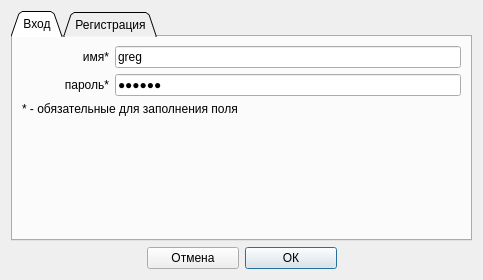
<?xml version="1.0" encoding="UTF-8"?>
<ui version="4.0">
 <class>LoginDialog</class>
 <widget class="QDialog" name="LoginDialog">
  <property name="geometry">
   <rect>
    <x>0</x>
    <y>0</y>
    <width>483</width>
    <height>278</height>
   </rect>
  </property>
  <property name="windowTitle">
   <string>Вход</string>
  </property>
  <layout class="QVBoxLayout" name="verticalLayout_5">
   <item>
    <layout class="QVBoxLayout" name="verticalLayout_4">
     <item>
      <widget class="QTabWidget" name="tabWidget">
       <property name="tabShape">
        <enum>QTabWidget::Triangular</enum>
       </property>
       <property name="currentIndex">
        <number>0</number>
       </property>
       <widget class="QWidget" name="tabLogin">
        <attribute name="title">
         <string>Вход</string>
        </attribute>
        <layout class="QVBoxLayout" name="verticalLayout_3">
         <item>
          <layout class="QVBoxLayout" name="verticalLayout1">
           <item>
            <layout class="QVBoxLayout" name="verticalLayout_2">
             <item>
              <layout class="QHBoxLayout" name="horizontalLayout1_1" stretch="1,4">
               <item>
                <widget class="QLabel" name="label">
                 <property name="sizePolicy">
                  <sizepolicy hsizetype="Expanding" vsizetype="Fixed">
                   <horstretch>0</horstretch>
                   <verstretch>0</verstretch>
                  </sizepolicy>
                 </property>
                 <property name="text">
                  <string>имя*</string>
                 </property>
                 <property name="alignment">
                  <set>Qt::AlignRight|Qt::AlignTrailing|Qt::AlignVCenter</set>
                 </property>
                </widget>
               </item>
               <item>
                <widget class="QLineEdit" name="lineEditLogin">
                 <property name="text">
                  <string>greg</string>
                 </property>
                 <property name="cursorPosition">
                  <number>4</number>
                 </property>
                </widget>
               </item>
              </layout>
             </item>
             <item>
              <layout class="QHBoxLayout" name="horizontalLayout1_2" stretch="1,4">
               <item>
                <widget class="QLabel" name="label_2">
                 <property name="sizePolicy">
                  <sizepolicy hsizetype="Expanding" vsizetype="Fixed">
                   <horstretch>0</horstretch>
                   <verstretch>0</verstretch>
                  </sizepolicy>
                 </property>
                 <property name="layoutDirection">
                  <enum>Qt::LeftToRight</enum>
                 </property>
                 <property name="text">
                  <string>пароль*</string>
                 </property>
                 <property name="alignment">
                  <set>Qt::AlignRight|Qt::AlignTrailing|Qt::AlignVCenter</set>
                 </property>
                </widget>
               </item>
               <item>
                <widget class="QLineEdit" name="lineEditPassword">
                 <property name="text">
                  <string>qwerty</string>
                 </property>
                 <property name="echoMode">
                  <enum>QLineEdit::Password</enum>
                 </property>
                 <property name="cursorPosition">
                  <number>6</number>
                 </property>
                </widget>
               </item>
              </layout>
             </item>
            </layout>
           </item>
           <item>
            <widget class="QLabel" name="label_8">
             <property name="text">
              <string>* - обязательные для заполнения поля</string>
             </property>
            </widget>
           </item>
           <item>
            <spacer name="verticalSpacer">
             <property name="orientation">
              <enum>Qt::Vertical</enum>
             </property>
             <property name="sizeHint" stdset="0">
              <size>
               <width>20</width>
               <height>40</height>
              </size>
             </property>
            </spacer>
           </item>
          </layout>
         </item>
        </layout>
       </widget>
       <widget class="QWidget" name="tabReg">
        <attribute name="title">
         <string>Регистрация</string>
        </attribute>
        <layout class="QVBoxLayout" name="verticalLayout">
         <item>
          <layout class="QHBoxLayout" name="horizontalLayout2_1" stretch="1,4">
           <item>
            <widget class="QLabel" name="label_4">
             <property name="sizePolicy">
              <sizepolicy hsizetype="Expanding" vsizetype="Preferred">
               <horstretch>0</horstretch>
               <verstretch>0</verstretch>
              </sizepolicy>
             </property>
             <property name="text">
              <string>login*</string>
             </property>
             <property name="alignment">
              <set>Qt::AlignRight|Qt::AlignTrailing|Qt::AlignVCenter</set>
             </property>
            </widget>
           </item>
           <item>
            <widget class="QLineEdit" name="lineEditRegLogin">
             <property name="text">
              <string>kgg</string>
             </property>
             <property name="frame">
              <bool>true</bool>
             </property>
             <property name="cursorPosition">
              <number>3</number>
             </property>
             <property name="placeholderText">
              <string/>
             </property>
            </widget>
           </item>
          </layout>
         </item>
         <item>
          <layout class="QHBoxLayout" name="horizontalLayout2_2" stretch="1,4">
           <item>
            <widget class="QLabel" name="label_6">
             <property name="sizePolicy">
              <sizepolicy hsizetype="Expanding" vsizetype="Preferred">
               <horstretch>0</horstretch>
               <verstretch>0</verstretch>
              </sizepolicy>
             </property>
             <property name="text">
              <string>Имя</string>
             </property>
             <property name="alignment">
              <set>Qt::AlignRight|Qt::AlignTrailing|Qt::AlignVCenter</set>
             </property>
            </widget>
           </item>
           <item>
            <widget class="QLineEdit" name="lineEditName">
             <property name="text">
              <string>Greg</string>
             </property>
             <property name="cursorPosition">
              <number>4</number>
             </property>
            </widget>
           </item>
          </layout>
         </item>
         <item>
          <layout class="QHBoxLayout" name="horizontalLayout2_7" stretch="1,4">
           <item>
            <widget class="QLabel" name="label_11">
             <property name="sizePolicy">
              <sizepolicy hsizetype="Expanding" vsizetype="Preferred">
               <horstretch>0</horstretch>
               <verstretch>0</verstretch>
              </sizepolicy>
             </property>
             <property name="text">
              <string>Фамилия</string>
             </property>
             <property name="alignment">
              <set>Qt::AlignRight|Qt::AlignTrailing|Qt::AlignVCenter</set>
             </property>
            </widget>
           </item>
           <item>
            <widget class="QLineEdit" name="lineEditSurname">
             <property name="text">
              <string>Tomsky</string>
             </property>
            </widget>
           </item>
          </layout>
         </item>
         <item>
          <layout class="QHBoxLayout" name="horizontalLayout2_3" stretch="1,4">
           <item>
            <widget class="QLabel" name="label_7">
             <property name="sizePolicy">
              <sizepolicy hsizetype="Expanding" vsizetype="Preferred">
               <horstretch>0</horstretch>
               <verstretch>0</verstretch>
              </sizepolicy>
             </property>
             <property name="text">
              <string>e-mail</string>
             </property>
             <property name="alignment">
              <set>Qt::AlignRight|Qt::AlignTrailing|Qt::AlignVCenter</set>
             </property>
            </widget>
           </item>
           <item>
            <widget class="QLineEdit" name="lineEditEmail">
             <property name="text">
              <string>kgg75@mail.ru</string>
             </property>
            </widget>
           </item>
          </layout>
         </item>
         <item>
          <layout class="QHBoxLayout" name="horizontalLayout2_4" stretch="1,4">
           <item>
            <widget class="QLabel" name="label_3">
             <property name="sizePolicy">
              <sizepolicy hsizetype="Expanding" vsizetype="Preferred">
               <horstretch>0</horstretch>
               <verstretch>0</verstretch>
              </sizepolicy>
             </property>
             <property name="text">
              <string>пароль*</string>
             </property>
             <property name="alignment">
              <set>Qt::AlignRight|Qt::AlignTrailing|Qt::AlignVCenter</set>
             </property>
            </widget>
           </item>
           <item>
            <widget class="QLineEdit" name="lineEditRegPassword">
             <property name="text">
              <string>qwerty</string>
             </property>
             <property name="echoMode">
              <enum>QLineEdit::PasswordEchoOnEdit</enum>
             </property>
            </widget>
           </item>
          </layout>
         </item>
         <item>
          <layout class="QHBoxLayout" name="horizontalLayout2_5" stretch="1,4">
           <item>
            <widget class="QLabel" name="label_5">
             <property name="sizePolicy">
              <sizepolicy hsizetype="Expanding" vsizetype="Preferred">
               <horstretch>0</horstretch>
               <verstretch>0</verstretch>
              </sizepolicy>
             </property>
             <property name="text">
              <string>повтор пароля*</string>
             </property>
             <property name="alignment">
              <set>Qt::AlignRight|Qt::AlignTrailing|Qt::AlignVCenter</set>
             </property>
            </widget>
           </item>
           <item>
            <widget class="QLineEdit" name="lineEditConfirmRegPassword">
             <property name="text">
              <string>qwerty</string>
             </property>
             <property name="echoMode">
              <enum>QLineEdit::PasswordEchoOnEdit</enum>
             </property>
            </widget>
           </item>
          </layout>
         </item>
         <item>
          <widget class="QLabel" name="label_9">
           <property name="text">
            <string>* - обязательные для заполнения поля</string>
           </property>
          </widget>
         </item>
         <item>
          <spacer name="verticalSpacer_2">
           <property name="orientation">
            <enum>Qt::Vertical</enum>
           </property>
           <property name="sizeHint" stdset="0">
            <size>
             <width>20</width>
             <height>40</height>
            </size>
           </property>
          </spacer>
         </item>
        </layout>
       </widget>
      </widget>
     </item>
     <item>
      <layout class="QHBoxLayout" name="horizontalLayout">
       <item>
        <spacer name="horizontalSpacer">
         <property name="orientation">
          <enum>Qt::Horizontal</enum>
         </property>
         <property name="sizeHint" stdset="0">
          <size>
           <width>40</width>
           <height>20</height>
          </size>
         </property>
        </spacer>
       </item>
       <item>
        <widget class="QPushButton" name="pushButtonCancel">
         <property name="sizePolicy">
          <sizepolicy hsizetype="Minimum" vsizetype="Fixed">
           <horstretch>0</horstretch>
           <verstretch>0</verstretch>
          </sizepolicy>
         </property>
         <property name="minimumSize">
          <size>
           <width>92</width>
           <height>0</height>
          </size>
         </property>
         <property name="maximumSize">
          <size>
           <width>92</width>
           <height>16777215</height>
          </size>
         </property>
         <property name="text">
          <string>Отмена</string>
         </property>
        </widget>
       </item>
       <item>
        <widget class="QPushButton" name="pushButtonOK">
         <property name="sizePolicy">
          <sizepolicy hsizetype="Minimum" vsizetype="Fixed">
           <horstretch>0</horstretch>
           <verstretch>0</verstretch>
          </sizepolicy>
         </property>
         <property name="minimumSize">
          <size>
           <width>92</width>
           <height>0</height>
          </size>
         </property>
         <property name="maximumSize">
          <size>
           <width>92</width>
           <height>16777215</height>
          </size>
         </property>
         <property name="text">
          <string>ОК</string>
         </property>
         <property name="default">
          <bool>true</bool>
         </property>
        </widget>
       </item>
       <item>
        <spacer name="horizontalSpacer_2">
         <property name="orientation">
          <enum>Qt::Horizontal</enum>
         </property>
         <property name="sizeHint" stdset="0">
          <size>
           <width>40</width>
           <height>20</height>
          </size>
         </property>
        </spacer>
       </item>
      </layout>
     </item>
    </layout>
   </item>
  </layout>
 </widget>
 <tabstops>
  <tabstop>lineEditLogin</tabstop>
  <tabstop>lineEditPassword</tabstop>
  <tabstop>pushButtonOK</tabstop>
  <tabstop>pushButtonCancel</tabstop>
  <tabstop>tabWidget</tabstop>
  <tabstop>lineEditRegLogin</tabstop>
  <tabstop>lineEditName</tabstop>
  <tabstop>lineEditSurname</tabstop>
  <tabstop>lineEditEmail</tabstop>
  <tabstop>lineEditRegPassword</tabstop>
  <tabstop>lineEditConfirmRegPassword</tabstop>
 </tabstops>
 <resources/>
 <connections/>
</ui>
